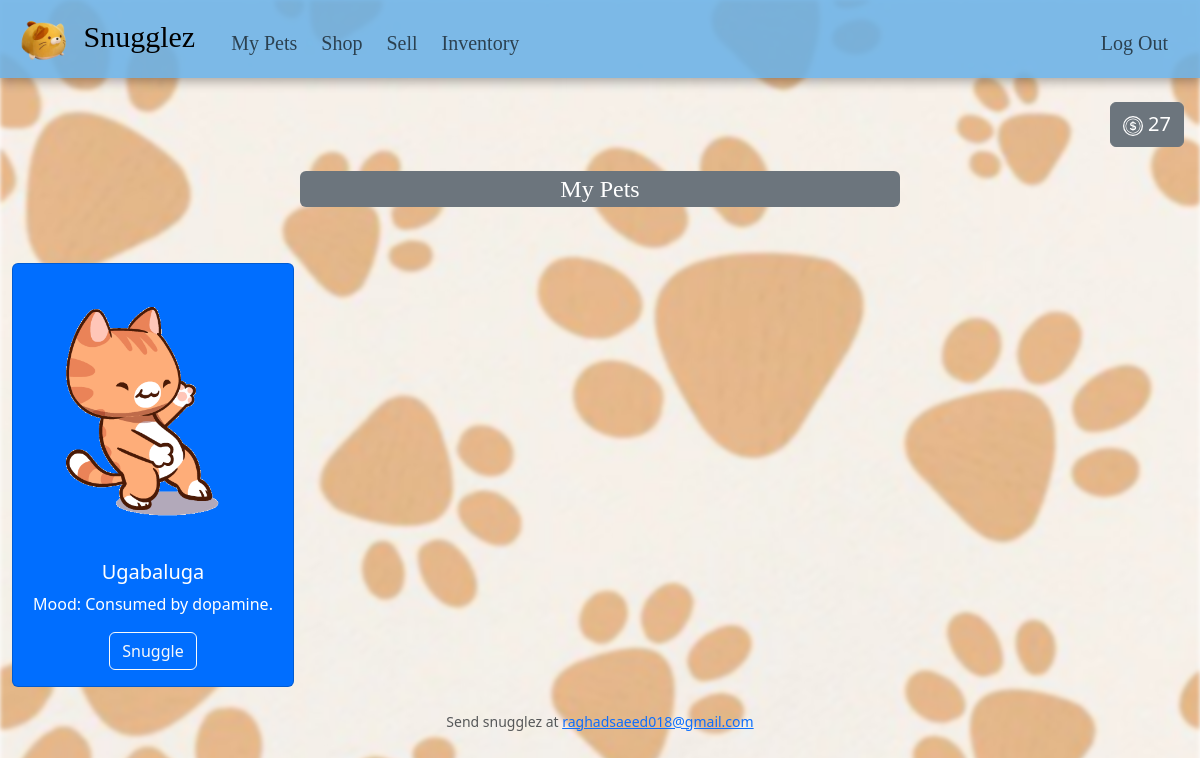
Page / (signed in) on the committed database.
### tables this page shows
CREATE TABLE animals (
    id INTEGER NOT NULL,
    name TEXT NOT NULL,
    description TEXT NOT NULL,
    image TEXT NOT NULL,
    price INTEGER NOT NULL,
    category TEXT NOT NULL,
    PRIMARY KEY(id)
);

### app.py (the view)
@app.route("/")
@login_required
def index():
    cash = db.execute("SELECT cash FROM users WHERE id = ?", session["user_id"])[0]["cash"]
    pets = db.execute("""
        SELECT animals.*
        FROM purchases
        JOIN animals ON purchases.animal_id = animals.id
        WHERE purchases.user_id = ? AND animals.category NOT IN (
            SELECT category FROM animals WHERE category IN ('food', 'accessory')
        )
    """, session["user_id"])
    return render_template("index.html", cash=cash, pets=pets)

### app.py (called while the page is built)
@app.after_request
def after_request(response):
    response.headers["Cache-Control"] = "no-cache, no-store, must-revalidate"
    response.headers["Expires"] = 0
    response.headers["Pragma"] = "no-cache"
    return response

### helpers.py (called while the page is built)
def login_required(f):
    @wraps(f)
    def decorated_function(*args, **kwargs):
        if session.get("user_id") is None:
            return redirect("/login")
        return f(*args, **kwargs)
    return decorated_function

### templates/index.html (shortened to what this page needs)
{% extends "layout.html" %}
{% block main %}
    <div class="py-4 d-flex">
        <button class="btn btn-secondary fs-5 ms-auto me-3">
            <span id="cashAmount">{{ cash }}</span>
        </button>
    </div>
    <div class="mx-auto text-center mb-4">
        <label for="petSelect" class="form-label text-bg-secondary fs-4 snugglez rounded w-50">My Pets</label>
    </div>
    <div class="text-center container-fluid py-4">
        <div class="row row-cols-2 row-cols-md-2 row-cols-lg-4 g-3">
            {% if pets %}
                {% for pet in pets %}
                    <div class="{{ pet['category'] }}">
                        <div class="col">
                            <div class="card sizes">
                                <img src="{{ pet['image'] }}" class="{{ pet['name'] }} card-img-top aspect-ratio-16x9 mx-auto" alt="Pet image">
                                <div class="card-body">
                                    <h5 class="card-title">{{ pet['name'] }}</h5>
                                    <p class="card-text">Mood: {{ pet['description'] }}</p>
                                    <button type="button" class="btn btn-outline-light" onclick="showPetCard('{{ pet.name }}', '{{ pet.description }}', '{{ pet.image }}', '{{ pet.price }}')">Snuggle</button>
                                </div>
                            </div>
                        </div>
                    </div>
                {% endfor %}
            {% else %}
                <div class="text-center mx-auto mb-5 mt-5">
                    <p class="h3 text-body-secondary"><i>You don't own any pets! To buy pets, Go to <a href="/shop">shop</a></i></p>
                </div>
            {% endif %}
        </div>
    </div>
{% endblock %}

### static/styles.css (style rules this page uses)
body::before { content: ""; position: fixed; top: 0; left: 0; width: 100%; height: 100%; background: url('/static/images/bgPaws.jpg') center/cover no-repeat; filter: blur(2px); z-index: -1; }
.snugglez { font-family: "Ink Free", bold; font-size: 20px; }
.goofball .card { background-color: rgb(0, 110, 255); color: white; }
@media (min-width: 1025px) { .sizes { max-height: 460px; max-width: 350px; } }
@media (min-width: 1025px) { .sizes img { max-width: 40vh; max-height: 35vh; } }

### rows in the picture
animals: image (picture), name "Ugabaluga", description "Consumed by dopamine."

### other values in the picture
{{ cash }} "27"
